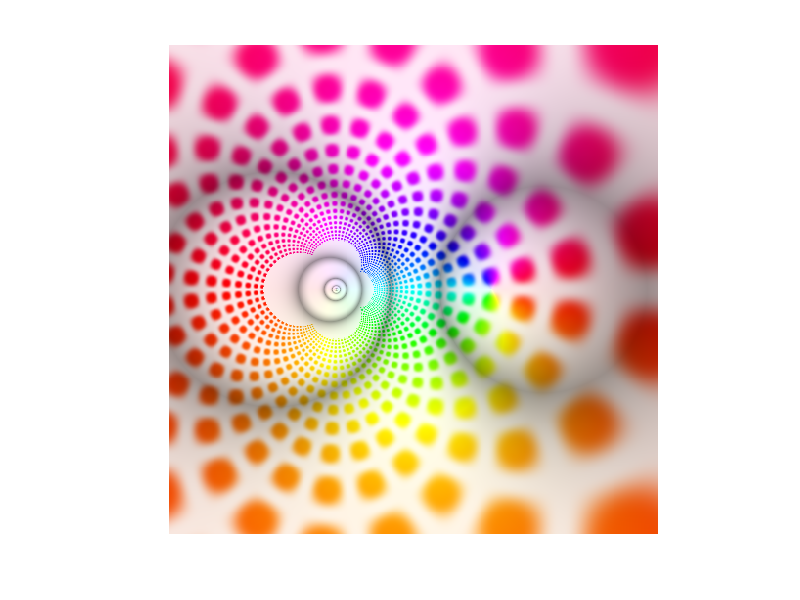

Reproduce this figure in MATLAB.
function img=coolviz3(func)
%visualization of complex function
%usage
%
%   coolviz3  
%   calling coolviz3 without any argument draw (z-1)./(z+1)
%
%   coolviz3('sin(z)')
%   plots sin(z) from -pi to pi in x-axis  and -pi to pi in y-axis
%   
%   coolviz3('func')
%   'func' can be any function  
%   example: coolviz3('log(z)')      , coolviz3( 'cot(z)')
%            coolviz3('z.^2 - 1./z') , coolviz3('z.^3-cos(z)')........
%   always use ./ .* .^ operators when passing 'func'
%   any function is drawn from -pi to pi on x-axis  and -pi to pi on y-axis  
%
%   to save image call function as 
%   img=coolviz3('log(z)');
%   imwrite(img,'domaincolor.png','png');
%   

if nargin==0
    func='(z-1)./(z+1)';
end
x=linspace(-pi,pi,500);
y=linspace(-pi,pi,500);
z  = zeros(length(x),length(y));
col= zeros(length(x),length(y),3);
lenx = length(x);
leny = length(y);
mm=1;
nn=1;
v=0+0i;
r=0;
g=0;
b=0;
    
for n = 1:lenx
    z(n,:) = y(:)+i*x(n);
end
    

z=feval(inline(func),z);       %function

phase_z=mod(max(max(abs(z))),2*pi);


PI = pi;   
E  = exp(1);
h_wait=waitbar(0,'Please  wait...');

z_real=real(z);
z_imag=imag(z);
%loop to limit imaginary and real value of function from -pi to pi
for m=1:length(x)*length(x)
   if z_real(m)>pi || z_imag(m)>pi
      z_real(m)=0;z_imag(m)=0;
   elseif z_real(m)<-pi || z_imag(m)<-pi
      z_real(m)=0;z_imag(m)=0;
   else
      z_real(m)=z_real(m);z_imag(m)=z_imag(m);
   end
end


for mm=1:lenx            
    for nn=1:leny        
        v=z(mm,nn);
        a=angle(v);
   
        while(a<0)         
           a = a + 2*PI; 
        end                

        a = a / (2*PI);
        m = abs(v);
        ranges = 0;
        rangee = 1;
    
        while(m>rangee)    
            ranges = rangee;
            rangee = rangee* E;
        end                
        k   = (m-ranges)/(rangee-ranges);
    
       if k < 0.5          
          sat=mod(abs(cos(pi*phase_z*z_real(mm,nn)).*sin(pi*phase_z*z_imag(mm,nn))).^2.75,1); 
       else
          sat=mod(abs(cos(pi*phase_z*z_real(mm,nn)).*sin(pi*phase_z*z_imag(mm,nn))).^2.75,1); 
       end                 
       sat = 1 - (1-sat)^3; 
       sat = 0.1 + sat*0.9;
    
       if k < 0.5          
          val=k*2; 
       else
          val=1-(k-0.5)*2;
       end                 
       val = 1 - val;
       val = 1 -(1-val)^3; 
       val = 0.6 +val *0.4;
   
       if (sat==0)      
           r = val;g = val;b = val;
       else            
           if (a==1)    
              a = 0;
           end          
           zo = floor(a*6); 
           rough = (zo); 
           f = a*6 - zo;
           p = val*(1-sat);
           q = val*(1-sat*f);
           t = val*(1-sat*(1-f));
 
           switch (rough)    
          case 0 
                r=val; g=t; b=p;
          case 1 
                r=q; g=val; b=p;
          case 2 
                r=p; g=val; b=t;
          case 3 
                r=p; g=q; b=val;
          case 4 
                r=t; g=p; b=val;
          case 5 
                r=val; g=p; b=q;
          end             
      end                
        
      co = (256*r); 
      if(co>255)          
         co = 255; 
      end                 
      col(mm,nn,1) = co;
      co = (256*g); 
      if(co>255)          
          co = 255; 
      end                 
      col(mm,nn,2) = co;
      co = (256*b); 
      if(co>255)          
         co = 255; 
      end                 
      col(mm,nn,3) = co;

      end            
    waitbar(mm/lenx,h_wait);
end                
close(h_wait);
col8=uint8(col);
image(col8);
axis off square

if nargout==1
    img=col8;
end

%function end
